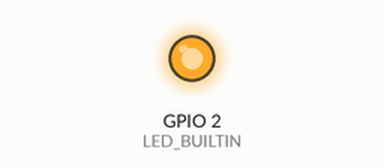
Recording of a sketch running on a simulated ESP8266 (Wemos D1 mini). Shown: output pins drawn as LEDs (lit = HIGH, except the on-board LED, lit = LOW). WiFi joins after 1.5 s; servers stay silent unless stated; web services answer with replies made up by the test bench; what the sketch prints to the serial monitor is not drawn.

Above: at 1.6 s.
At 31.7 s:
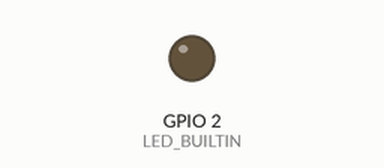
Timing chart, 0 to 79.8 s (numbered marks = the images above):
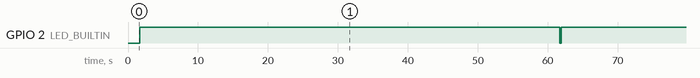

Measured:
- by itself, GPIO 2 (LED_BUILTIN): alternates HIGH for 60.0 s and LOW for 0.20 s

The sketch:

WEMOS_ThingSpeak.ino
```cpp
#include "secret.h"
#include <Arduino.h>
#include <ESP8266WiFi.h>
#include <ESP8266HTTPClient.h>

WiFiClient client;

int n=0;

int joinAP(int retry){
  Serial.print("Connecting");
  WiFi.mode(WIFI_STA);
  WiFi.begin(MYSSID, MYPASSWD);
  while ( ( WiFi.status() != WL_CONNECTED ) && ((retry--) > 0) )
  {
    delay(500);
    Serial.print(".");
  }
  if ( WiFi.status() != WL_CONNECTED ) {
    Serial.println("Can't connect to AP");
    return 1;
  }
  Serial.println();
  Serial.print("Connected as ");
  Serial.println(WiFi.localIP());
  digitalWrite(LED_BUILTIN,LOW);
}

void setup() {
  pinMode(LED_BUILTIN, OUTPUT);
  Serial.begin(57600);
  WiFi.mode(WIFI_STA);
  while ( ! joinAP(200) ) {
    Serial.println("Can't connect..., retrying");
  };
}

void loop() {
  WiFiClient client;
  HTTPClient http;
  char payload[100]; // Buffer HTTP
  digitalWrite(LED_BUILTIN,LOW);
  sprintf(payload, "api_key=%s&field1=%d", CHANNEL_KEY,n++);
  Serial.print("[HTTP] begin...\n");
  if (http.begin(client, "http://api.thingspeak.com/update")) {
    http.addHeader("Host","api.thingspeak.com");
    int x=http.POST(payload);
    if(x == 200) {
      Serial.println("Channel update successful.");
      http.end();
    } else {
      Serial.println("Problem updating channel. HTTP error code " + String(x));
    }
  }
  digitalWrite(LED_BUILTIN,HIGH);
  delay(60000);
}
```

template_secret.h
```cpp
#define CHANNEL_KEY "XXXXCCCCVVVVBBBB"
#define CHANNEL_NUMBER NNNNN
#define MYSSID "yourEssid"
#define MYPASSWD "yourPSK"
```
